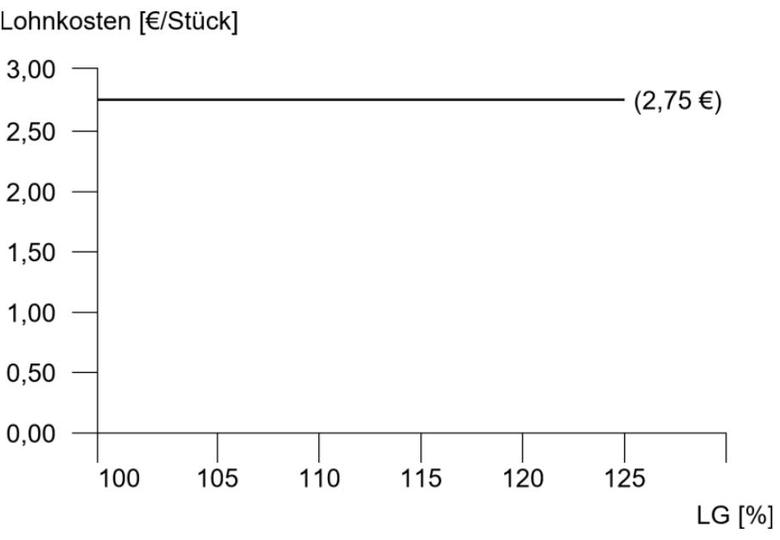
#> input picture scripts/pruefungen/anlagen/bw25-l-akkord.jpg, 780 x 540 px
$ python -i anlagen_bau.py   (imports and definitions only)
#> lines starting #> are read from the running program, lines starting #| are printed output that depends on the picture; after the words box and inside, x2 and y2 are one past the last pixel; in counts of white or black regions, pixels touching at a corner belong together
#> further down, picture is the input picture: PIL image 780x540 RGB; min 0, max 255, mean 249.7
# -*- coding: utf-8 -*-
"""Schneidet die Abbildungen der Prüfungen aus den PDFs und legt sie als JPEG ab.

Die Prüfungs-PDFs liegen bewusst nicht im Repository (DIHK-Hinweis auf dem
Deckblatt). Dieses Skript bekommt das Verzeichnis der PDFs übergeben und
erzeugt daraus die Bildanlagen unter ``anlagen/``; eingecheckt werden nur die
fertigen Ausschnitte.

Die Ausschnitte sind in Punkten einer bei 100 dpi gerenderten Seite angegeben
(x, y, Breite, Höhe) – so, wie man sie an einer Seitenvorschau abliest.

Zwei Wege führen zum Bild:

* ``FIGUREN`` – Zuschnitt einer gerenderten Seite, für gezeichnete Abbildungen,
  die im PDF nur aus Linien bestehen.
* ``AUSZUEGE`` – das eingebettete Bild direkt herausholen (``anlagen_extrakt``),
  ohne Koordinaten und in voller Auflösung. Das ist der Regelfall bei den
  Basisqualifikations-Heften.

    python3 scripts/pruefungen/anlagen_bau.py <pdf-verzeichnis> [schlüssel …]
"""
import os
import subprocess
import sys
import tempfile

# Pillow wird erst beim Zuschneiden gebraucht. Der Import steht deshalb in den
# Funktionen: so lässt sich FIGUREN (die Bildunterschriften) auch dort lesen,
# wo Pillow fehlt – build_anlagen.py braucht nur die Titel.

HERE = os.path.dirname(os.path.abspath(__file__))
ZIEL = os.path.join(HERE, 'anlagen')
RENDER_DPI = 220          # gerendert wird fein, gespeichert wird kleiner
MAX_BREITE = 780          # Pixel; darüber wird herunterskaliert
QUALITAET = 74            # JPEG-Qualität; Strichzeichnungen gehen oft als PNG

# Prüfungsheft -> Pfad im PDF-Verzeichnis (Unterordner erlaubt)
HEFTE = {
    'nt24': '77289933-05_IMBQ_NTG_H2024_L_G.pdf',
    'mi24': 'd335d95e-03_IMBQ_MIKP_H2024_L_G.pdf',
    'bw24': '11141db5-02_IMBQ_BwHa_H2024_L_G.pdf',
    'nt25': 'e9e8406f-05_IMBQ_NTG_H2025_L_G.pdf',
    'bw25': 'fd579f69-02_IMBQ_BwHa_H2025_L_G.pdf',
    # Archiv „Altklausuren“: ein Ordner je Termin
    'ntf19': 'BQ 2019/Mai/NTG 2019 Mai.pdf',
    'nth19': 'BQ 2019/November/NTG 2019 November.pdf',
    'ntf20': 'BQ 2020/Mai/NTG 2020 Mai.pdf',
    'nth20': 'BQ 2020/November/NTG 2020 November.pdf',
    'ntf21': 'BQ 2021/Mai/NTG 2021 Mai.pdf',
    'nth21': 'BQ 2021/November/NTG 2021 November.pdf',
    'ntf22': 'BQ 2022/Mai/NTG 2022 Mai.pdf',
    'nth22': 'BQ 2022/November/NTG 2022 November.pdf',
    'mif19': 'BQ 2019/Mai/MIKP 2019 Mai.pdf',
    'mih19': 'BQ 2019/November/MIKP 2019 November.pdf',
    'mif20': 'BQ 2020/Mai/MIKP 2020 Mai.pdf',
    'mih20': 'BQ 2020/November/MIKP 2020 November.pdf',
    'mif21': 'BQ 2021/Mai/MIKP 2021 Mai.pdf',
    'mih21': 'BQ 2021/November/MIKP 2021 November.pdf',
    'mif22': 'BQ 2022/Mai/MIKP 2022 Mai.pdf',
    'mih22': 'BQ 2022/November/MIKP 2022 November.pdf',
    # Frühjahr 2018 – das MIKP-Heft heißt im Archiv "MIKP 2018 Mi.pdf".
    'bwf18': 'BQ 2018/Mai/BWH 2018 Mai.pdf',
    'mif18': 'BQ 2018/Mai/MIKP 2018 Mi.pdf',
    'ntf18': 'BQ 2018/Mai/NTG 2018 Mai.pdf',
    'mih18': 'BQ 2018/November/MIKP 2018 November.pdf',
    'nth18': 'BQ 2018/November/NTG 2018 November.pdf',
    'bwf19': 'BQ 2019/Mai/BWH 2019 Mai.pdf',
    # Tranche T4 (Scans 2014–2017)
    'mih17': 'BQ 2017/November/MIKP 2017 November.pdf',
    'nth17': 'BQ 2017/November/NTG 2017 November.pdf',
    'mif17': 'BQ 2017/Mai/MIKP 2017 Mai.pdf',
    'ntf17': 'BQ 2017/Mai/NTG 2017 Mai.pdf',
    'mih16': 'BQ 2016/November/MIKP 2016 November.pdf',
    'nth16': 'BQ 2016/November/NTG 2016 November.pdf',
    'bwf16': 'BQ 2016/Mai/BWH 2016 Mai.pdf',
    'mif16': 'BQ 2016/Mai/MIKP 2016 Mai.pdf',
    'ntf16': 'BQ 2016/Mai/NTG 2016 Mai.pdf',
    'mih15': 'BQ 2015/November/MIKP 2015 November.pdf',
    'nth15': 'BQ 2015/November/NTG 2015 November.pdf',
    'bwf15': 'BQ 2015/Mai/BWH 2015 Mai.pdf',
    'mih14': 'BQ 2014/November/MIKP 2014 November.pdf',
    'nth14': 'BQ 2014/November/NTG 2014 November.pdf',
    'mif15': 'BQ 2015/Mai/MIKP 2015 Mai.pdf',
    'ntf15': 'BQ 2015/Mai/NTG 2015 Mai.pdf',
    'bwh20': 'BQ 2020/November/BWH 2020 November.pdf',
    'reh22': 'BQ 2022/November/RBH 2022 November.pdf',
}

# Schlüssel -> Heft, Seite, Ausschnitt(e), Bildunterschrift.
# Mehrere Ausschnitte derselben Seite werden untereinander gesetzt – so lässt
# sich z. B. Schaltbild und Kennlinie ohne den Fragetext dazwischen abbilden.
FIGUREN = {
    # ---- Naturwissenschaft und Technik, Herbst 2024
    'nt24-stuetzbock': ('nt24', 3, (250, 302, 440, 728), 'Abbildung 1: Stützbock'),
    'nt24-flug-wind':  ('nt24', 5, (110, 340, 680, 350), 'Abbildung 2: Flug- und Windrichtung'),
    'nt24-ntc':        ('nt24', 6, [(578, 200, 205, 196), (82, 448, 690, 458)],
                        'Aufgabe 5: Schaltung und Kennlinie des NTC-Widerstands'),
    'nt24-wnetz':      ('nt24', 9, (60, 235, 720, 860),  'Anlage 1 zu Aufgabe 7: Wahrscheinlichkeitsnetz'),
    # ---- Naturwissenschaft und Technik, Herbst 2025
    'nt25-rampe':      ('nt25', 3, (170, 290, 500, 350), 'Abbildung 1: Transportfahrzeug auf Rampe'),
    'nt25-typenschild':('nt25', 5, (180, 240, 470, 335), 'Abbildung 2: Motortypenschild'),
    'nt25-schaltung':  ('nt25', 6, (230, 295, 370, 200), 'Abbildung 3: gemischte Schaltung'),
    # ---- Lösungsskizzen: bei diesen Aufgaben ist die Zeichnung die Lösung
    'nt24-l-kraefte':   ('nt24', 14, (250, 245, 350, 350),
                         'Lösung 4 a): Kräfteparallelogramm der Geschwindigkeiten'),
    'nt24-l-schaltbild':('nt24', 18, (95, 268, 215, 215),
                         'Lösung 6 c): Parallelschaltung mit Spannungs- und Strompfeil'),
    'nt24-l-wnetz':     ('nt24', 20, (105, 195, 640, 890),
                         'Lösung 7 a): Verteilungsgerade im Wahrscheinlichkeitsnetz'),
    'mi24-l-fluss':     ('mi24', 9,  (75, 275, 470, 775),
                         'Lösung 2 a): Flussdiagramm der Schichtübernahme'),
    'mi24-l-diagramm':  ('mi24', 11, (70, 560, 690, 410),
                         'Lösung 4 b): prozentuale Veränderungen der Kosten'),
    'bw25-l-akkord':    ('bw25', 13, (70, 470, 420, 290),
                         'Lösung 4 b): Lohnkosten je Stück über dem Leistungsgrad'),
    # ---- Lösungszeichnungen der Methoden-Hefte. Die Diagramme stecken im PDF
    # als mehrere Teilbilder oder ungleichmäßig skaliert – nur der Zuschnitt
    # der gerenderten Seite gibt sie richtig wieder.
    'mif19-l-fluss':    ('mif19', 5, (66, 275, 460, 720),
                         'Lösung 2 a): Flussdiagramm der Nutzeranmeldung'),
    'mih19-l-verbund':  ('mih19', 7, (66, 495, 700, 515),
                         'Lösung 4 b): Verbunddiagramm der Teilequalität'),
    'mif21-l-diagramm': ('mif21', 10, (66, 203, 650, 450),
                         'Lösung 4 c): Anteil der Teile ohne Nacharbeit'),
    'mih19-l-ishikawa': ('mih19', 4, (66, 268, 625, 272),
                         'Lösung 2 a): Ursache-Wirkungs-Diagramm zu Fehlern und '
                         'Ausfällen des Servers'),
    'mif19-l-energie':  ('mif19', 9, (212, 310, 405, 415),
                         'Lösung 4 b): Entwicklung der Energiekosten als Linien- '
                         'und als Säulendiagramm'),
    'mif20-l-netzplan': ('mif20', 14, (130, 220, 915, 525),
                         'Lösung 2 a) und b): Netzplan mit kritischem Pfad und '
                         'Balkenplan ab dem 9. September 2020'),
    'mif20-l-fremd':    ('mif20', 9, (70, 470, 692, 295),
                         'Lösung 4 b): Anteil der fremdgefertigten Teile 2015 bis 2019'),
    'mih20-l-kosten':   ('mih20', 8, (70, 200, 692, 450),
                         'Lösung 4 b): Kostenentwicklung zum Vorjahr je Arbeitsstunde'),
    'mih21-l-lieferant':('mih21', 8, (70, 585, 630, 405),
                         'Lösung 4 b): Anteil der vertragsgemäßen Lieferungen je Lieferant'),
    'mih22-l-fehler':   ('mih22', 7, (70, 638, 505, 292),
                         'Lösung 4 b): Vergleich der Fehlerquoten von Lieferant A und B'),
    # ---- Tranche T4: Scans. Die Zeichnungen liegen als Rasterbild vor, die
    # Beschriftung ist entsprechend grob.
    'mih17-l-netzplan': ('mih17', 4, (40, 190, 590, 285),
                         'Lösung 2 b): Netzplan mit kritischem Pfad Start – B – E – G – I – Ziel'),
    'mih17-l-sollist':  ('mih17', 6, (40, 175, 540, 475),
                         'Lösung 4 b): Soll-Ist-Vergleich der geprüften Werkzeuge (kumuliert)'),
    'nth17-heizstufe2': ('nth17', 3, (85, 720, 240, 220),
                         'Abbildung: Heizstufe II – R1 parallel zur Reihenschaltung aus R2 und R3'),
    'nth17-heizstufe1': ('nth17', 4, (75, 190, 350, 115),
                         'Abbildung: Heizstufe I – Reihenschaltung der drei Heizspiralen'),
    'nth17-leuchte':    ('nth17', 6, (45, 228, 300, 280),
                         'Abbildung: Aufhängung der Leuchte (Zugseil 1,0 m über der Stange, Stange 2,0 m)'),
    'nth17-zylinder':   ('nth17', 7, (225, 255, 250, 195),
                         'Abbildung: doppelt wirkender Arbeitszylinder mit einseitiger Kolbenstange'),
    'nth17-l-histogramm': ('nth17', 8, (60, 635, 320, 285),
                         'Lösung 7 a): Relative Häufigkeit der Schichtdicken'),
    'mif17-l-ishikawa': ('mif17', 3, (75, 590, 520, 225),
                         'Lösung 2 a): Ursache-Wirkungs-Diagramm mit den fünf Hauptachsen'),
    'mif17-l-netz':     ('mif17', 5, (65, 235, 585, 430),
                         'Lösung 4 a): Netzdiagramm der Leistungsbewertung von Fahrzeug A und B'),
    'mif17-l-balken':   ('mif17', 6, (45, 615, 590, 290),
                         'Lösung 5 a): Balkenplan der Vorgänge A bis I'),
    'ntf17-gleitbahn':  ('ntf17', 4, (50, 328, 430, 135),
                         'Abbildung: Gleitbahn von der Packstation (Position A) zur Position B'),
    'ntf17-strompfade': ('ntf17', 5, (50, 315, 490, 165),
                         'Abbildung: Strompfade durch den Körper (RA = 500 Ω, RB = 800 Ω, RR = 20 Ω)'),
    'ntf17-wnetz':      ('ntf17', 9, (110, 285, 530, 770),
                         'Anlage 1 zu Aufgabe 7: Wahrscheinlichkeitsnetz der Lebensdauer der Lampen'),
    'ntf17-l-wnetz':    ('ntf17', 10, (100, 222, 545, 780),
                         'Lösung 7: Wahrscheinlichkeitsnetz mit den abgelesenen Werten'),
    'mih16-l-nutzwert': ('mih16', 7, (85, 295, 625, 205),
                         'Lösung 4 a): Nutzwertanalyse der drei Fahrzeuge'),
    'mih16-l-erzeugnis':('mih16', 8, (70, 245, 500, 265),
                         'Lösung 5 a): Erzeugnisstruktur des Erzeugnisses E'),
    'nth16-schaltung':  ('nth16', 3, (120, 778, 520, 135),
                         'Abbildung: gemischte Schaltung aus R1 bis R4 an U = 200 V'),
    'nth16-l-vtdiagramm':('nth16', 5, (100, 660, 530, 335),
                         'Lösung 3 a): v-t-Diagramm des Pkw'),
    'bwf16-kosten':     ('bwf16', 10, (60, 270, 560, 300),
                         'Abbildung: Kosten-Umsatz-Diagramm der Sonderanfertigung'),
    'bwf16-l-kosten':   ('bwf16', 11, (100, 235, 430, 325),
                         'Lösung 6 a): Break-even-Punkt im Kosten-Umsatz-Diagramm'),
    'mif16-l-kosten':   ('mif16', 6, (80, 248, 530, 400),
                         'Lösung 4 a): Entwicklung der Projektkosten'),
    'mif16-balkenplan': ('mif16', 7, (85, 300, 560, 212),
                         'Abbildung: Balkenplan des Projekts (6. März bis 7. April)'),
    'ntf16-ventil':     ('ntf16', 6, (150, 360, 400, 220),
                         'Abbildung: Sicherheitsventil mit Hebel und verschiebbarer Masse (Maße in mm)'),
    'ntf16-urwertkarte':('ntf16', 9, (170, 265, 480, 475),
                         'Anlage 1 zu Aufgabe 7 a): Urwertkarte der zwölf Stichproben'),
    'ntf16-l-urwertkarte':('ntf16', 10, (130, 290, 500, 470),
                         'Lösung 7 a): Urwertkarte mit den Toleranzgrenzen OGW und UGW'),
    'mih15-l-histogramm':('mih15', 6, (75, 528, 555, 435),
                         'Lösung 4: Säulendiagramm der relativen Häufigkeiten der Füllmengen'),
    'nth15-seil':       ('nth15', 4, (195, 525, 320, 180),
                         'Abbildung: Lampe am Stahlseil über der 30 m breiten Straße (Durchhang 0,66 m)'),
    'nth15-zylinder':   ('nth15', 5, (240, 555, 240, 190),
                         'Abbildung: doppelt wirkender Arbeitszylinder mit einseitiger Kolbenstange (v1 aus, v2 ein)'),
    'nth15-ebene':      ('nth15', 7, (185, 472, 365, 110),
                         'Abbildung: Wagen mit Last auf der schiefen Ebene, gezogen über Umlenkrolle und Seilwinde'),
    # Die Anlagenseite steht im Render auf dem Kopf – der Zuschnitt wird
    # gedreht (5. Eintrag: Grad gegen den Uhrzeigersinn).
    'nth15-wnetz':      ('nth15', 10, (58, 183, 577, 800),
                         'Anlage 1 zu Aufgabe 7 d): Wahrscheinlichkeitsnetz für Rmax in µm', 180),
    'nth15-l-wnetz':    ('nth15', 11, (200, 208, 525, 760),
                         'Lösung 7 d): Gerade der Summenhäufigkeit durch x̄ – 3s = 3,17 µm und x̄ + 3s = 4,38 µm'),
    'bwf15-l-organigramm':('bwf15', 5, (95, 362, 535, 215),
                         'Lösung 2 b): Matrixorganisation mit vier funktionalen Abteilungen und zwei Querschnittseinheiten'),
    'bwf15-l-bab':      ('bwf15', 13, (215, 45, 545, 1035),
                         'Anlage 1 zu Lösung 5: Betriebsabrechnungsbogen mit innerbetrieblicher Leistungsverrechnung', -90),
    'mif15-l-kreis':    ('mif15', 7, (78, 498, 565, 380),
                         'Lösung 3 b): Anteile an den Fehlerkosten als Kreisdiagramm'),
    'ntf15-schaltung':  ('ntf15', 4, (185, 243, 290, 105),
                         'Abbildung: Schaltung aus R1, R2 und R3 (U = 24 V, I = 2 A, U2 = 18 V, R3 = 36 Ω)'),
    'ntf15-zugstange':  ('ntf15', 6, (243, 264, 215, 145),
                         'Abbildung: Querschnitt der Zugstange – Quadrat b × b mit zwei angesetzten Halbkreisen'),
    'ntf15-rampe':      ('ntf15', 7, (200, 268, 300, 112),
                         'Abbildung: Stahlkörper auf der Stahlrampe (8 m lang, 0,5 m hoch) mit der Kraft F'),
    'ntf15-winde':      ('ntf15', 8, (258, 258, 152, 270),
                         'Abbildung: Bauwinde mit Seiltrommel (Durchmesser d, Drehzahl n) und Last m in h = 25 m'),
    'ntf15-saeulen':    ('ntf15', 11, (118, 635, 490, 385),
                         'Anlage 1 zu Aufgabe 7 f): Schema für das Säulendiagramm der Einzelhäufigkeiten'),
    'ntf15-l-saeulen':  ('ntf15', 10, (78, 592, 462, 375),
                         'Lösung 7 f): Säulendiagramm der prozentualen Einzelhäufigkeiten'),
    'mih14-l-minmax':   ('mih14', 5, (75, 250, 560, 470),
                         'Lösung 2: Min-Max-Diagramm der Lagertemperaturen der Hilfsstoffe A bis I'),
    # Netz- und Balkenplan quer gedruckt: Seite 9 und 11 im Uhrzeigersinn,
    # Seite 12 gegen den Uhrzeigersinn zurückdrehen
    'mih14-netzplan':   ('mih14', 9, (265, 180, 330, 905),
                         'Anlage 1 zu Aufgabe 4 a): Netzplan mit den Vorgängen A bis I (Dauer in Tagen)', -90),
    'mih14-l-netzplan': ('mih14', 11, (268, 180, 395, 910),
                         'Lösung 4 a): berechneter Netzplan (FAZ, FEZ, SAZ, SEZ, Puffer) mit kritischem Pfad', -90),
    'mih14-l-balkenplan':('mih14', 12, (325, 50, 215, 890),
                         'Lösung 4 b): Balkenplan der Vorgänge A bis I (Zeit in Tagen)', 90),
    'nth14-wnetz':      ('nth14', 10, (60, 268, 555, 780),
                         'Anlage 1 zu Aufgabe 7 a) bis c): Wahrscheinlichkeitsnetz für die Füllmenge in ml'),
    'nth14-l-wnetz':    ('nth14', 12, (60, 260, 600, 795),
                         'Lösung 7 a): Wahrscheinlichkeitsgerade mit UGW, OGW und der Geraden zu e)'),
    # ---- Heftform L-ALT (2018). Die Hefte setzen alles als Vektorgrafik und
    # beschriften ihre Abbildungen nicht – deshalb durchweg Zuschnitt.
    'ntf18-rohrprofil': ('ntf18', 3, (248, 233, 205, 210),
                         'Abbildung: Querschnitt des elliptischen Rohrprofils (Maße in mm)'),
    'ntf18-schaltung':  ('ntf18', 6, (64, 634, 290, 208),
                         'Abbildung: Magnetspule mit Vorwiderstand und Meldeleuchte'),
    'nth18-bremsanlage':('nth18', 3, (64, 248, 625, 155),
                         'Skizze: hydraulische Bremsanlage (Maße in mm)'),
    'nth18-formteil':   ('nth18', 6, (188, 224, 365, 248),
                         'Abbildung: gestanztes Formteil (Angaben in mm)'),
    'mif18-l-diagramm': ('mif18', 5, (158, 198, 445, 292),
                         'Lösung 4 a): Temperatur und Druckfestigkeit mit Ausgleichsgerade'),
    'bwf18-l-breakeven':('bwf18', 8, (108, 638, 625, 296),
                         'Lösung 7 b): Gesamtkosten- und Umsatzfunktion mit Break-even-Punkt'),
    'mih18-l-unfaelle': ('mih18', 6, (141, 445, 430, 322),
                         'Lösung 4 b): Arbeitsunfälle pro 1 Million Arbeitsstunden'),
    # ---- Zeichnungen ohne Bildunterschrift: hier hilft nur der Zuschnitt
    'ntf19-pumpe':      ('ntf19', 11, (68, 420, 570, 365),
                         'Abbildung: Kreiselpumpe mit Drehstromantrieb'),
    'ntf20-ntc':        ('ntf20', 10, (68, 560, 700, 320),
                         'Abbildung: Kennlinie des NTC-Widerstands und Schaltung'),
    'nth22-schaltung':  ('nth22', 11, (262, 286, 290, 196),
                         'Abbildung: Widerstandsschaltung'),
    # ---- Wahrscheinlichkeitsnetze der Termine 2021: das eingebettete Bild ist
    # im PDF ungleichmäßig skaliert (1.507 × 488 Pixel für ein fast
    # quadratisches Diagramm) und käme verzerrt heraus – deshalb Zuschnitt.
    'ntf21-l-wnetz':    ('ntf21', 15, (64, 238, 706, 794),
                         'Lösung 7 b) und c): Wahrscheinlichkeitsnetz mit Verteilungsgerade'),
    'nth21-l-wnetz':    ('nth21', 15, (125, 330, 545, 650),
                         'Lösung 7 c): Summenhäufigkeit im Wahrscheinlichkeitsnetz'),
}


# Schlüssel -> Heft, Fundstelle(n), Bildunterschrift.
#
# Anders als FIGUREN kommt diese Tabelle ohne Koordinaten aus. Eine Fundstelle
# ist entweder
#
# * ``(Seite, Nummer)`` – ein **eingebettetes Bild**; die Nummer zählt die
#   Abbildungen einer Seite ab 0 in der Reihenfolge, die
#   ``anlagen_extrakt.holen()`` liefert (Seite, Breite, Höhe), oder
# * ``(Seite, "Bildunterschrift")`` – eine **gezeichnete** Abbildung; geholt
#   wird der Bereich über dieser Bildunterschrift
#   (``anlagen_extrakt.bereiche()``).
#
# Mehrere Fundstellen werden untereinander gesetzt, wie bei FIGUREN.
#
# Bildunterschriften sind die des Hefts. Wo das Heft keine druckt (die Termine
# bis 2020 beschriften ihre Abbildungen meist nicht), steht hier eine
# beschreibende – sie erscheint in App und Web über der Abbildung.
AUSZUEGE = {
    # ---- Naturwissenschaft und Technik, Frühjahr 2019
    'ntf19-tank':       ('ntf19', (5, 0),  'Abbildung: Brauchwassertank mit Rohr'),
    'ntf19-rollen':     ('ntf19', (7, 0),  'Abbildung: Schwerkraft-Rollenförderer'),
    'ntf19-l-schaltung':('ntf19', (10, 0), 'Lösung 5 c): Schaltung mit Parallelwiderstand'),
    # ---- … Herbst 2019
    'nth19-winkelprofil':('nth19', (3, 0), 'Abbildung: Querschnittsfläche des Winkelprofils'),
    'nth19-drohne':     ('nth19', (6, 0),  'Abbildung: Flugrichtung und Windrichtung'),
    'nth19-seilwinde':  ('nth19', (9, 0),  'Abbildung: Seilwinde'),
    # ---- … Frühjahr 2020
    'ntf20-kran':       ('ntf20', (4, 0),  'Abbildung 1: Kran'),
    'ntf20-zaehler':    ('ntf20', (8, 0),  'Abbildung: Drehstromzähler'),
    'ntf20-l-gauss':    ('ntf20', (12, 0), 'Lösung 7 c): Normalverteilung nach Gauß'),
    # ---- … Herbst 2020
    'nth20-korrosion':  ('nth20', (2, 0),
                         'Abbildung 1: Schutzschicht mit Zink · Abbildung 2: Schutzschicht mit Zinn'),
    'nth20-zugmaschine':('nth20', (4, 0),  'Abb. 3: Zugmaschine'),
    'nth20-l-kraefte':  ('nth20', (5, 0),  'Lösung 2: Kräfte an der Zugmaschine'),
    'nth20-halbzeug':   ('nth20', (6, 0),  'Abb. 4: Halbzeug'),
    'nth20-l-heizplatte':('nth20', (13, 0), 'Lösung 6 a): Schaltung der Heizplatte'),
    # ---- Methoden der Information, Kommunikation und Planung, Frühjahr 2021
    'mif21-l-eisenhower':('mif21', (5, 0), 'Lösung 2 a): Eisenhower-Matrix'),
    # ---- … Frühjahr 2021
    'ntf21-vt-muster':  ('ntf21', (4, 0),  'Abbildung: v-t-Diagramm (Muster zum Vervollständigen)'),
    'ntf21-l-vt':       ('ntf21', (5, 0),  'Lösung 3 a): vervollständigtes v-t-Diagramm'),
    'ntf21-heizung':    ('ntf21', [(9, 0), (9, 1)], 'Abbildung: Heizwiderstände mit Stufenschalter'),
    # ---- … Herbst 2021
    'nth21-wechselspannung': ('nth21', (5, 'Abbildung 1: Wechselspannung'),
                         'Abbildung 1: Wechselspannung'),
    'nth21-foerderanlage':('nth21', (8, 'Abbildung 2: Förderanlage'),
                         'Abbildung 2: Förderanlage'),
    'nth21-zugstange':  ('nth21', (10, 0), 'Abbildung 3: Zugstangenquerschnitt'),
    'nth21-lastenaufzug':('nth21', [(11, 0), (12, 0)],
                         'Abbildung 4: Lastenaufzug · Abbildung 5: Typenschild'),
    # ---- … Frühjahr 2022
    'ntf22-bremspedal': ('ntf22', (3, 0),  'Abbildung 1: Bremspedalsystem'),
    'ntf22-filter':     ('ntf22', (5, 0),  'Abbildung 2: Filtersystem'),
    'ntf22-foerderband':('ntf22', (6, 0),  'Abbildung 3: Förderband'),
    # ---- … Herbst 2022
    'nth22-ebene':      ('nth22', (3, 0),  'Abbildung 1: schiefe Ebene'),
    'nth22-antrieb':    ('nth22', [(5, 1), (5, 0)],
                         'Abbildung: Antriebseinheit des Förderbands · Typenschild des Motors'),
    'nth22-l-schaltung':('nth22', (13, 0), 'Lösung 6 d): drei 1-kΩ-Widerstände in Reihe'),
}


# [39 lines left out: functions rendern, stapeln, speichern, not called in this run]


def trimmen(img, rand=8):
    """Weiße Ränder abschneiden, danach einen kleinen Rand stehen lassen."""
#> called with rand = 8
    grau = img.convert('L')
    maske = grau.point(lambda p: 255 if p < 245 else 0)
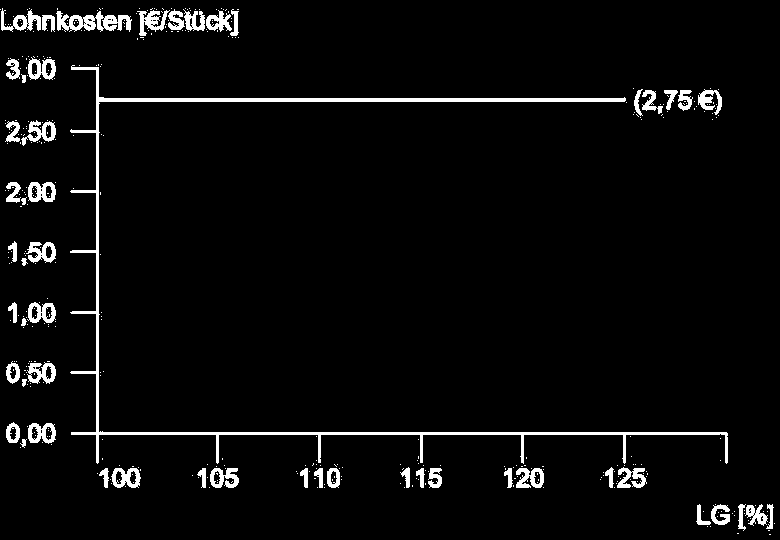
#> maske: PIL image 780x540 L; 4.2% white; 422 white regions (369 under 20 px), largest, box (x1, y1, x2, y2) and area: (70, 65, 728, 464) 6235, (56, 11, 132, 32) 872, (1, 8, 41, 32) 411
    box = maske.getbbox()
#> box = (0, 8, 775, 535)
    if not box:
        return img
    x0, y0, x1, y1 = box
#> x0 = 0; y0 = 8; x1 = 775; y1 = 535
    return img.crop((max(0, x0 - rand), max(0, y0 - rand),
                     min(img.width, x1 + rand), min(img.height, y1 + rand)))


# [91 lines left out: functions baue, baue_auszuege, not called in this run]


# [6 lines not run here, left out]

>>> from PIL import Image
>>> picture = Image.open('anlagen/bw25-l-akkord.jpg')
>>> result = trimmen(picture)

$ run again, on scripts/pruefungen/anlagen/bwf18-l-breakeven.png
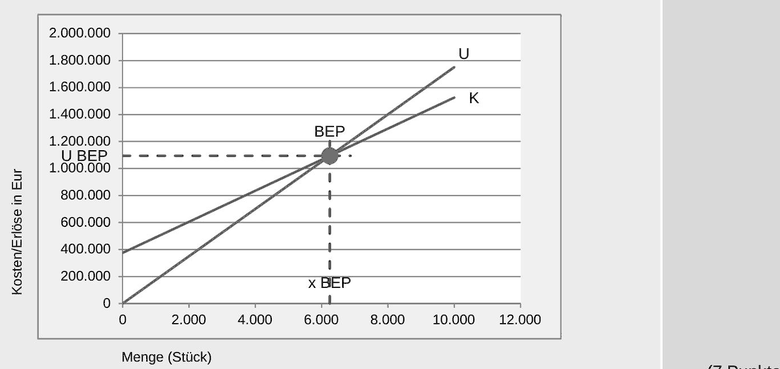
#> input picture scripts/pruefungen/anlagen/bwf18-l-breakeven.png, 780 x 369 px
#> picture is the input picture: PIL image 780x369 P; min 26, max 255, mean 232.8
#> in trimmen, `maske = grau.point(lambda p: 255 if p < 245 else 0)`:
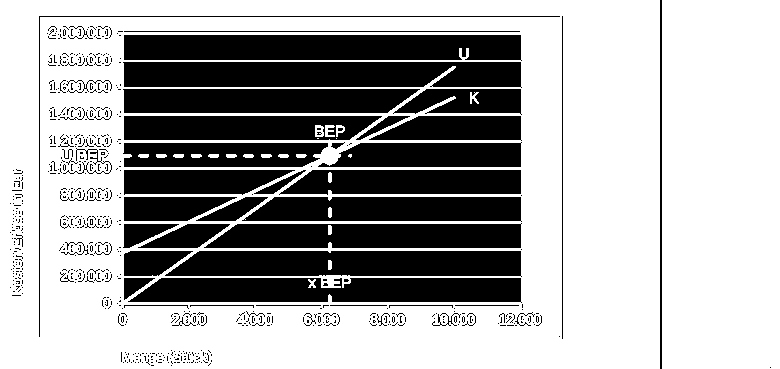
#> maske: PIL image 780x369 L; 65.7% white; 705 black regions (653 under 20 px), largest, box (x1, y1, x2, y2) and area: (124, 35, 522, 61) 9855, (123, 62, 522, 88) 9801, (128, 278, 522, 303) 8733
#> box = (0, 0, 780, 369)
#> x0 = 0; x1 = 780; y1 = 369
